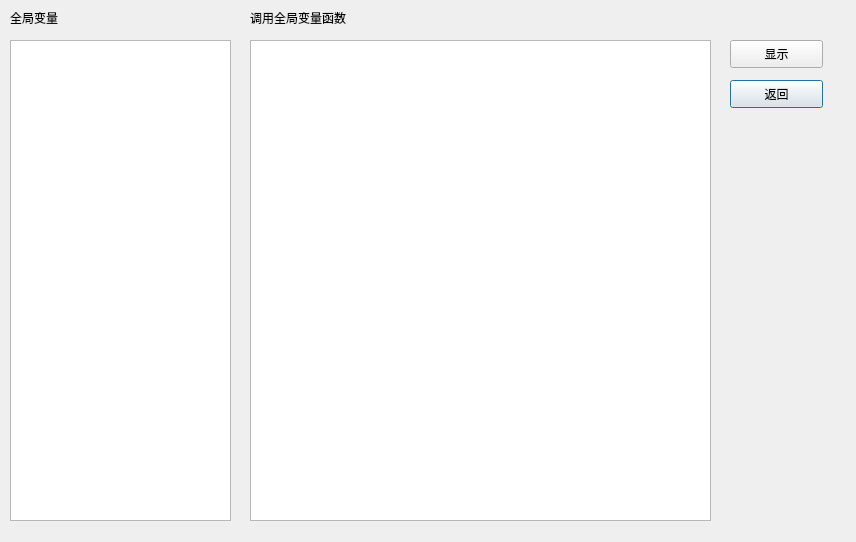
<?xml version="1.0" encoding="UTF-8"?>
<ui version="4.0">
 <class>List</class>
 <widget class="QDialog" name="List">
  <property name="geometry">
   <rect>
    <x>0</x>
    <y>0</y>
    <width>856</width>
    <height>542</height>
   </rect>
  </property>
  <property name="windowTitle">
   <string>Dialog</string>
  </property>
  <widget class="QLabel" name="label">
   <property name="geometry">
    <rect>
     <x>10</x>
     <y>10</y>
     <width>72</width>
     <height>15</height>
    </rect>
   </property>
   <property name="text">
    <string>全局变量</string>
   </property>
  </widget>
  <widget class="QLabel" name="label_2">
   <property name="geometry">
    <rect>
     <x>250</x>
     <y>10</y>
     <width>131</width>
     <height>16</height>
    </rect>
   </property>
   <property name="text">
    <string>调用全局变量函数</string>
   </property>
  </widget>
  <widget class="QPushButton" name="pushButton">
   <property name="geometry">
    <rect>
     <x>730</x>
     <y>80</y>
     <width>93</width>
     <height>28</height>
    </rect>
   </property>
   <property name="text">
    <string>返回</string>
   </property>
  </widget>
  <widget class="QTextEdit" name="textEdit">
   <property name="geometry">
    <rect>
     <x>10</x>
     <y>40</y>
     <width>221</width>
     <height>481</height>
    </rect>
   </property>
  </widget>
  <widget class="QTextEdit" name="textEdit_2">
   <property name="geometry">
    <rect>
     <x>250</x>
     <y>40</y>
     <width>461</width>
     <height>481</height>
    </rect>
   </property>
  </widget>
  <widget class="QPushButton" name="pushButton_2">
   <property name="geometry">
    <rect>
     <x>730</x>
     <y>40</y>
     <width>93</width>
     <height>28</height>
    </rect>
   </property>
   <property name="text">
    <string>显示</string>
   </property>
  </widget>
 </widget>
 <resources/>
 <connections/>
</ui>
